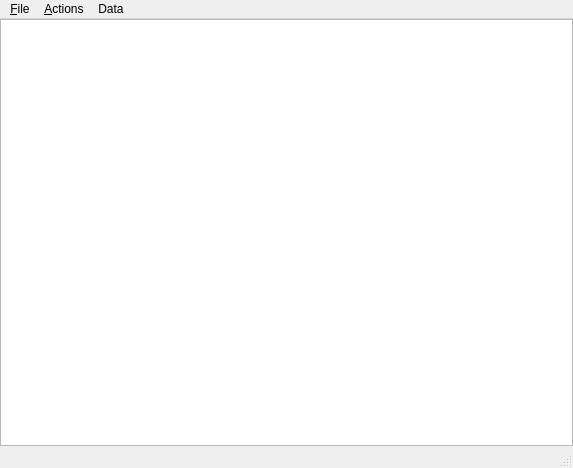
<ui version="4.0" >
 <class>MainWindow</class>
 <widget class="QMainWindow" name="MainWindow" >
  <property name="geometry" >
   <rect>
    <x>0</x>
    <y>0</y>
    <width>573</width>
    <height>468</height>
   </rect>
  </property>
  <property name="windowTitle" >
   <string>Editable Tree Model</string>
  </property>
  <widget class="QWidget" name="centralwidget" >
   <layout class="QVBoxLayout" >
    <property name="margin" >
     <number>0</number>
    </property>
    <property name="spacing" >
     <number>0</number>
    </property>
    <item>
     <widget class="QTreeView" name="view" >
      <property name="alternatingRowColors" >
       <bool>true</bool>
      </property>
      <property name="selectionBehavior" >
       <enum>QAbstractItemView::SelectItems</enum>
      </property>
      <property name="horizontalScrollMode" >
       <enum>QAbstractItemView::ScrollPerPixel</enum>
      </property>
      <property name="animated" >
       <bool>false</bool>
      </property>
      <property name="allColumnsShowFocus" >
       <bool>true</bool>
      </property>
     </widget>
    </item>
   </layout>
  </widget>
  <widget class="QMenuBar" name="menubar" >
   <property name="geometry" >
    <rect>
     <x>0</x>
     <y>0</y>
     <width>573</width>
     <height>29</height>
    </rect>
   </property>
   <widget class="QMenu" name="actionsMenu" >
    <property name="title" >
     <string>&amp;Actions</string>
    </property>
    <addaction name="insertRowAction" />
    <addaction name="insertColumnAction" />
    <addaction name="separator" />
    <addaction name="removeRowAction" />
    <addaction name="removeColumnAction" />
    <addaction name="separator" />
    <addaction name="insertChildAction" />
   </widget>
   <widget class="QMenu" name="fileMenu" >
    <property name="title" >
     <string>&amp;File</string>
    </property>
    <addaction name="exitAction" />
   </widget>
   <widget class="QMenu" name="menuData" >
    <property name="title" >
     <string>Data</string>
    </property>
    <addaction name="newDataAction" />
   </widget>
   <addaction name="fileMenu" />
   <addaction name="actionsMenu" />
   <addaction name="menuData" />
  </widget>
  <widget class="QStatusBar" name="statusbar" />
  <action name="exitAction" >
   <property name="text" >
    <string>E&amp;xit</string>
   </property>
   <property name="shortcut" >
    <string>Ctrl+Q</string>
   </property>
  </action>
  <action name="insertRowAction" >
   <property name="text" >
    <string>Insert Row</string>
   </property>
   <property name="shortcut" >
    <string>Ctrl+I, R</string>
   </property>
  </action>
  <action name="removeRowAction" >
   <property name="text" >
    <string>Remove Row</string>
   </property>
   <property name="shortcut" >
    <string>Ctrl+R, R</string>
   </property>
  </action>
  <action name="insertColumnAction" >
   <property name="text" >
    <string>Insert Column</string>
   </property>
   <property name="shortcut" >
    <string>Ctrl+I, C</string>
   </property>
  </action>
  <action name="removeColumnAction" >
   <property name="text" >
    <string>Remove Column</string>
   </property>
   <property name="shortcut" >
    <string>Ctrl+R, C</string>
   </property>
  </action>
  <action name="insertChildAction" >
   <property name="text" >
    <string>Insert Child</string>
   </property>
   <property name="shortcut" >
    <string>Ctrl+N</string>
   </property>
  </action>
  <action name="newDataAction" >
   <property name="text" >
    <string>new</string>
   </property>
  </action>
 </widget>
 <resources>
  <include location="editabletreemodel.qrc" />
 </resources>
 <connections/>
</ui>
